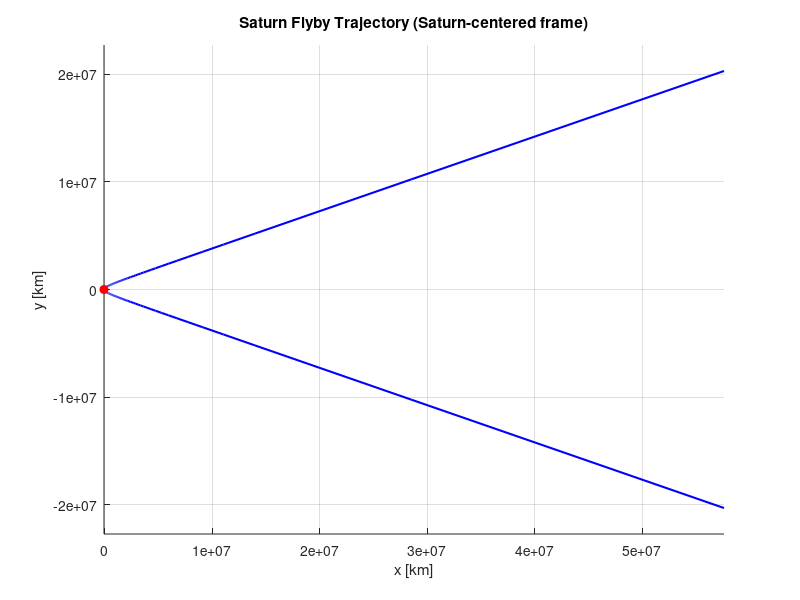

Write the MATLAB code that produced this figure. (Note: this script raises an error after producing the figure.)
%% SATURN SLINGSHOT ANALYSIS 

% As part of a interplanetary mission towards Uranus, the option of 
% exploiting a gravitational assist around Saturn is thereby evalued from
% an energetic POV. 

%% Script Description:
% This script calculates the velocity magnitude & vector of
% the spacecraft (in the Heliocentric frame) after a flyby of Saturn
% for a wide range of flyby variables (the periapsis radius r_p,
% and the spacecraft SOI entrance velocity)
%
% With this the Delta V of the gravitational slingshot is evalued 
%
%% Theoretical background:
% In a patched-conics a flyby trajectory is a hyperbola.
% The trajectory rotates the so called hyperbolic excess velocity vector by angle ξ (xi), 
% thus producing a velocity change in the Heliocentric reference frame,
% indeed: 
% V_helio_final = V_helio_planet + V_inf_final ==> 
%
% DeltaV = abs(V_helio_final - V_helio_planet) = abs(V_inf_final)
%
% This DeltaV constitutes the gravitational slingshot effect

clc
close all
%% Definition of the problem constants (all in km and km/s)
Mus = 3.7931187e7;       % Saturn GM [km^3/s^2]
MuS = 1.32712440018e11;  % Sun GM [km^3/s^2]
rs  = 58232;             % Saturn equatorial radius [km]
Rs  = 9.537e8;           % Saturn semimajor axis ≈ 9.537 AU [km]
vp  = sqrt(MuS/Rs);      % Saturn orbital speed [km/s] ≈ 9.68 km/s
r_soi = Rs*(Mus/MuS)^(2/5); % Sphere of Influence radius [km]


%% Problem INPUTS (aka the flyby variables, 3 independent ones)
h = 30;                  % flyby altitude [km]
r_p = h + rs;            % 1) flyby radius [km]
v_minus = 12;            % 2) heliocentric velocity magnitude of the SC @ SOI encounter [km/s]
delta_i = 30;            % 3) Angle (in degrees) between SC velocity @SOI encounter and planet velocity

% (NOTE: v_minus and delta_i depend on the interplanetary transfer arc from Earth to Saturn,
% they can either be assumed or evaluated in a separate script, together they form
% the VECTOR of the velocity of the SC @ encounter) 

%% Calculation of dependent flyby variables

v_inf = sqrt(v_minus^2 + vp^2 - 2*v_minus*vp*cosd(delta_i)); 
% Hyperbolic excess velocity (km/s), magnitude doesn't change, only direction

S_D_i= (v_minus*cosd(delta_i)-vp)/v_inf;
C_D_i= (v_minus*sind(delta_i))/v_inf;
Delta_i = 2*atan(S_D_i/(1+C_D_i)); % initial angle between planet velocity and entrance hyperbolic excess velocity

e_hyp = 1 + (r_p/Mus)*v_inf^2;   % eccentricity of the fly hyperbola
theta_star = acos(-1/e_hyp);     % asymptotic value of the true anomaly
a_hyp = -Mus/(v_inf^2);          % semi-major axis of the hyperbola [km]

xi = 2*theta_star - pi; % deflection angle: it's the angle that the VECTOR v_inf is rotated by 

% !!! WARNING !!!
% In a patched conics approximation there is ambiguity regarding the sense
% with which the flyby hyperbola is flown!!
% Therefore CHOOSE whether flyby is CW or CCW before proceeding !!!

% Final angle between planet velocity and exit hyperbolic excess velocity
  Delta_f = Delta_i + xi; % if CW
% Delta_f = Delta_i - xi; % if CCW

v_final = sqrt(v_inf^2 + vp^2 + 2*v_inf*vp*cos(Delta_f)); % velocity MAGNITUDE [km/s] in HC frame after flyby

C_d_f = (vp + v_inf*cos(Delta_f))/v_final;
S_d_f = (v_inf*sin(Delta_f))/v_final;
delta_f = 2*atan(S_d_f/(1+C_d_f));

%% Plots and results

fprintf('Initial hyperbolic excess velocity: %.2f km/s\n', v_inf);
fprintf('Deflection angle xi: %.2f deg\n', rad2deg(xi));
fprintf('Final heliocentric speed: %.2f km/s\n', v_final);
fprintf('Final flight angle delta_f: %.2f deg\n', rad2deg(delta_f));

%% Plot of the flyby trajectory in Saturn-centered frame

figure; hold on; axis equal; grid on
title('Saturn Flyby Trajectory (Saturn-centered frame)');
xlabel('x [km]'); ylabel('y [km]');

% Range of true anomaly
theta = linspace(-theta_star, theta_star, 1000);
r = (a_hyp*(e_hyp^2 - 1))./(1 + e_hyp*cos(theta));

% Convert to Cartesian
x = r .* cos(theta);
y = r .* sin(theta);

% Plot hyperbolic trajectory
plot(x, y, 'b', 'LineWidth', 1.5);

% Plot periapsis point (+rp or -rp if cw o ccw)
plot(-r_p, 0, 'ro', 'MarkerFaceColor','r');

% Draw Saturn with PNG texture
[img,~,alpha] = imread('saturn.png');
saturn_radius_plot = rs; % [km]
xRange = [-1 1]*saturn_radius_plot;
yRange = [-1 1]*saturn_radius_plot;
image('XData',xRange,'YData',yRange,...
      'CData',img,'AlphaData',alpha);

% Draw SOI for context
theta_circle = linspace(0,2*pi,200);
plot(r_soi*cos(theta_circle), r_soi*sin(theta_circle), '--k');

legend('Hyperbolic trajectory','Periapsis','Saturn','SOI');
